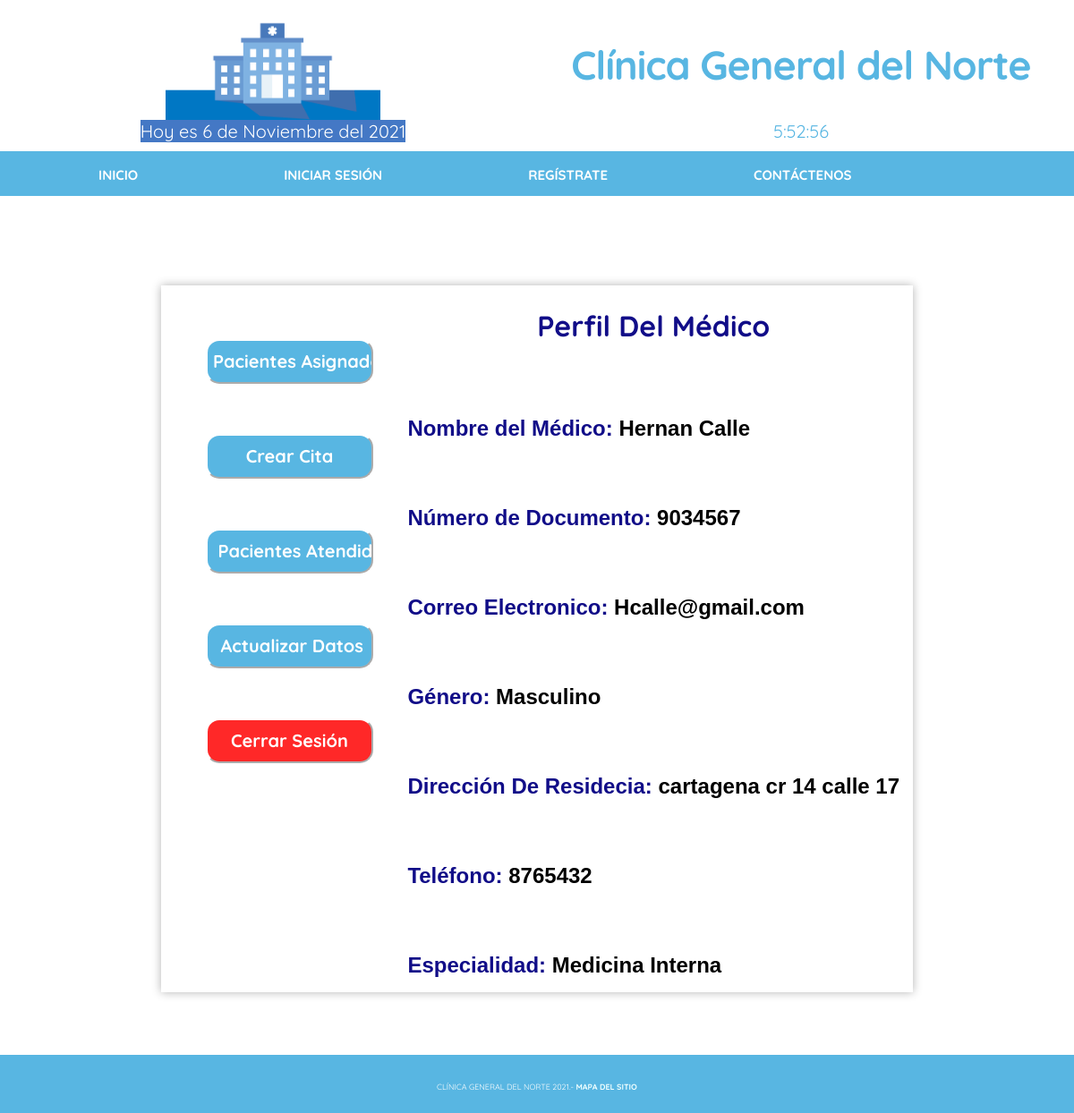
Screenshot of /perfil_usuario_medico (signed in) with the database file from the repository.
### tables this page shows
CREATE TABLE usuario (id_usuario INTEGER NOT NULL PRIMARY KEY, tipousuario VARCHAR NOT NULL, tipodocumento VARCHAR NOT NULL, numerodocumento INTEGER NOT NULL UNIQUE, nombre VARCHAR NOT NULL, correo VARCHAR NOT NULL UNIQUE, fechanacimiento DATE NOT NULL, genero VARCHAR NOT NULL, direccion VARCHAR NOT NULL, telefono INTEGER NOT NULL, contrasena VARCHAR NOT NULL);

CREATE TABLE medico (id_medico INTEGER PRIMARY KEY AUTOINCREMENT NOT NULL, especialidad VARCHAR NOT NULL, numeroregistro INTEGER NOT NULL UNIQUE);

### app.py (the view)
@app.route('/perfil_usuario_medico', methods=["Get"])
def perfil_usuario_medico():
    if 'tipousuario' in session:
        if session["tipousuario"] == 'Medico' or session["tipousuario"] == 'Administrador' :
            with sqlite3.connect("clinica.db") as con:
                con.row_factory = sqlite3.Row  # Lista de diccionario
                cur = con.cursor()
                cur.execute("SELECT  u.nombre, u.numerodocumento, u.correo, u.genero, u.direccion, u.telefono, m.especialidad   FROM usuario u INNER JOIN medico m ON m.id_medico = u.id_usuario WHERE  id_usuario = ?", [session['id_usuario']])
                rows = cur.fetchall()
        else:
            frm = Login()
            mensaje = "La página que desea acceder no esta disponible"
            return render_template("login.html", frm=frm,mensaje=mensaje)
    else:
        frm = Login()
        mensaje = "La página que desea acceder no esta disponible"
        return render_template("login.html", frm=frm,mensaje=mensaje)
    return render_template("/perfil_usuario_medico.html", rows = rows )

### templates/perfil_usuario_medico.html (shortened to what this page needs)
{% extends './base.html' %}
{% block container %}
<div class="fondo">
	<div class="form-container">
		<div class="menuizquierda" style="width: 20%; float:left">
			<div>
				<ul>
					<a href="{{ '/pacientes_asignados' }}"><input type="submit" value="Pacientes Asignados"
							class="boton_perfil_usuario"></a>
					<br>
					<br>
					<br>
					<a href="{{ '/crearcitas' }}"><input type="submit" value="Crear Cita"
							class="boton_perfil_usuario"></a>
					<br>
					<br>
					<br>
					<a href="{{ '/pacientes_atendidos' }}"><input type="submit" value=" Pacientes Atendidos"
							class="boton_perfil_usuario"></a>
					<br>
					<br>
					<br>
					<a href="{{ '/actualizardatosmedico' }}"><input type="submit" value=" Actualizar Datos"
						class="boton_perfil_usuario"></a>
				<br>
				<br>
				<br>
					<a href="{{ '/logout' }}"><input type="submit" value="Cerrar Sesión"
							style="background-color: rgb(255, 40, 40);" class="boton_perfil_usuario"></a>
				</ul>
			</div>
		</div>
		<br>
		<div style="width: 69%; float:right">
			<div class="register">
				<div class="">
					<h1 class="title" style="color: rgb(17, 13, 136)">Perfil Del Médico </h1>
					<br>
					<br>
					<br>
					<form action="">
						{% for usu in rows %}
						<p>
						<h2 style="text-align: justify;" class="letraperfil"> <strong style="color: rgb(17, 13, 136)">Nombre del Médico:</strong> {{
							usu["nombre"] }}</h2>
						</p>
						<br>
						<br>
						<p>
						<h2 style="text-align: justify;" class="letraperfil"> <strong style="color: rgb(17, 13, 136)">Número de Documento:</strong> {{
							usu["numerodocumento"] }}</h2>
						</p>
						<br>
						<br>
						<p>
						<h2 style="text-align: justify;" class="letraperfil"> <strong style="color: rgb(17, 13, 136)">Correo Electronico:</strong> {{
							usu["correo"] }}</h2>
						</p>
						<br>
						<br>
						<p>
						<h2 style="text-align: justify;" class="letraperfil"> <strong style="color: rgb(17, 13, 136)">Género:</strong> {{ usu["genero"]
							}}</h2>
						</p>
						<br>
						<br>
						<p>
						<h2 style="text-align: justify;" class="letraperfil"> <strong style="color: rgb(17, 13, 136)">Dirección De Residecia:</strong> {{
							usu["direccion"] }}</h2>
						</p>
						<br>
						<br>
						<p>
						<h2 style="text-align: justify;" class="letraperfil"> <strong style="color: rgb(17, 13, 136)">Teléfono:</strong> {{
							usu["telefono"] }}</h2>
						</p>
						<br>
						<br>
						<p>
						<h2 style="text-align: justify;" class="letraperfil"> <strong style="color: rgb(17, 13, 136)">Especialidad:</strong> {{
							usu["especialidad"] }}</h2>
						</p>
						{% endfor %}
					</form>
				</div>
			</div>
		</div>
	</div>
</div>
{% endblock %}

### static/css/styles.css (style rules this page uses)
:root { --white: #FFFFFF; --black: #000000; --blue-color: #58b6e2; --blue-color-2: #009fd9; --white-color: #FFF; --grey-color: #555; --text-input-field: #F7F7F7; --sm: 14px; --md: 16px; --lg: 18px; --mx: 24px; --xxl: 32px; }
body { margin: 0; padding: 0; background: var(--white-color) repeat-x left top; font-family: 'Quicksand', sans-serif; color: var(--grey-color); }
p, ul, ol { margin-top: 0; line-height: 180%; }
a { text-decoration: none; color: var(--blue-color); font-weight: bold; }
h2 { text-align: center; margin: 0; }
.fondo { background-color: white; width: 100%; height: 100%; display: grid; place-items: center; }
.register { background-color: white; width: 100%; height: 100%; display: grid; place-items: center; }
.form-container { margin: 50px; width: 70%; box-shadow: 0 0 10px 0 rgba(0, 0, 0, .3); justify-items: center; color: var(--blue-color); }
.form-container h1 { color: var(--white-color); }
.title { color: var(--white-color); font-size: var(--xxl); margin: 0; padding: 5px; text-align: center; font-family: 'Quicksand', sans-serif; }
p { text-align: center; }
.menuizquierda { background-color: #ffffff; float: left; width: 250px; padding: 50px 30px 0 20px; color: #787878; font-size: 10px; }
.boton_perfil_usuario { border-color: rgb(255, 255, 255); background-color: var(--blue-color); font-family: 'Quicksand', sans-serif; font-weight: bold; height: 50px; font-size: 20px; color: rgb(255, 255, 255); margin: 10px; align-items: center; border-radius: 15px; width: 146%; cursor: pointer; position: relative; left: -20px; }
.letraperfil { font-family: Arial, Helvetica, sans-serif; color: #000; }

### rows the page displays
usuario: nombre "Hernan Calle", numerodocumento "9034567", correo "Hcalle@gmail.com", genero "Masculino", direccion "cartagena cr 14 calle 17", telefono "8765432", especialidad "Medicina Interna"
